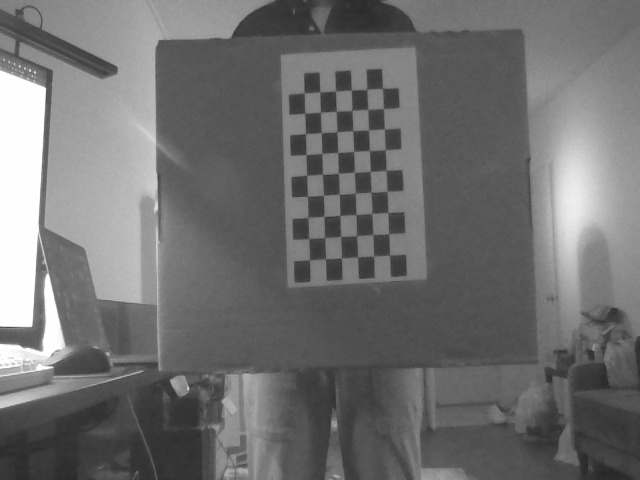
//> input picture zcyd/photots/0L.jpg, 640 x 480 px
$ ./parameters   (built with g++ and OpenCV 4)
//> lines starting //> are read from the running program, lines starting //| are printed output that depends on the picture
#include<stdio.h>
#include<stdlib.h>
#include<string.h>
#include<string>
#include<iostream>
#include<opencv2/opencv.hpp>
#include<opencv2/imgproc.hpp>
#include<opencv2/core/core.hpp>
#include<opencv2/highgui/highgui.hpp>
#include<opencv2/calib3d.hpp>
#include<opencv2/imgcodecs.hpp>
#include<sys/time.h>

using namespace cv;
using namespace std;

int SWS = 5;
int PFS = 5;
int preFiltCap = 29;
int minDisp = -25;
int numOfDisp = 128;
int TxtrThrshld = 100;
int unicRatio = 10;
int SpcklRng = 15;
int SpklWinSze = 100;

string folder_name = "/home/lbx/cse520s/zcyd";
string calibration_data_folder = "";

Mat rgbImageL, grayImageL;
Mat rgbImageR, grayImageR;
Mat rectifyImageL, rectifyImageR;

Rect validROIL, validROIR;

Mat imgLeft, imgRight;
Mat mapLx, mapLy, mapRx, mapRy;
Mat Rl, Rr, Pl, Pr, Q;
Mat xyz;

// check
Mat cameraMatrixL = (Mat_<double>(3, 3) << 5.717662471089529e+02, 0, 3.599894403338598e+02,\
                                            0, 7.636306316305219e+02, 2.947943548027684e+02,\
                                            0, 0, 1);
Mat cameraMatrixR = (Mat_<double>(3, 3) << 5.679819209188780e+02, 0, 3.452859895943097e+02,\
                                            0, 7.609519703287510e+02, 2.895787685416111e+02,\
                                            0, 0, 1);
Mat distCoeffL = (Mat_<double>(5, 1) << -0.284128304263526, 0.603976907145943,\
                         0.002650751621832, 6.311318302912327e-04, \
                         0.00000);
Mat distCoeffR = (Mat_<double>(5, 1) << -0.236473331555064, 0.319212543138987,\
                         0.002170239381114, -0.002597546865672,\
                         0.00000);
Mat T = (Mat_<double>(3, 1) << -60.513327359166034, -0.037255253186699, -2.189518833850237);
Mat R = (Mat_<double>(3, 3) << 1, -0.001208891549226, -0.002628955911107,\
                              0.001199053991384, 1, -0.003740364031551,\
                              0.002633457325662, 0.003737196112728, 1);

long long getTimestamp() {
    const std::chrono::time_point<std::chrono::system_clock> now = std::chrono::system_clock::now();
    const std::chrono::microseconds epoch = std::chrono::duration_cast<std::chrono::microseconds>(now.time_since_epoch());
    return  epoch.count();
}

void loadParams()
{
    fprintf(stderr, "Loading params...\n");
    string filename = folder_name + "/para/3dmap_set.yml";
    FileStorage fs;
    if (fs.open(filename, FileStorage::READ))
    {
        fs["SWS"] >> SWS;
        fs["PFS"] >> PFS;
        fs["preFiltCap"] >> preFiltCap;
        fs["minDisp"] >> minDisp;
        fs["numOfDisp"] >> numOfDisp;
        fs["TxtrThrshld"] >> TxtrThrshld;
        fs["unicRatio"] >> unicRatio;
        fs["SpcklRng"] >> SpcklRng;
        fs["SpklWinSze"] >> SpklWinSze;
    }

    fprintf(stderr, "pfs = %d\n", PFS);

}

void saveParams()
{
    fprintf(stderr, "Saving params...\n");
    string filename = folder_name + "/para/3dmap_set.yml";
    FileStorage fs(filename, FileStorage::WRITE);
    fs << "SWS" << SWS << "PFS" << PFS << "preFiltCap" << preFiltCap << "minDisp" << minDisp << "numOfDisp" << numOfDisp
       << "TxtrThrshld" << TxtrThrshld << "unicRatio" << unicRatio  << "SpcklRng" << SpcklRng << "SpklWinSze" << SpklWinSze;
}

void stereo_depth_map(Mat left, Mat right)
{
    Ptr<StereoBM> bm = StereoBM::create(16,9);

    if (SWS < 5) SWS = 5;
    if (SWS %2 == 0) SWS += 1;
    if (SWS > left.rows) SWS = left.rows - 1;
    if (numOfDisp < 16) numOfDisp = 16;
    if (numOfDisp % 16 != 0) numOfDisp -= (numOfDisp %16);
    if (preFiltCap < 1) preFiltCap = 1;

    bm->setPreFilterCap(preFiltCap);
    bm->setBlockSize(SWS);
    bm->setMinDisparity(minDisp);
    bm->setNumDisparities(numOfDisp);
    bm->setTextureThreshold(TxtrThrshld);
    bm->setUniquenessRatio(unicRatio);
    bm->setSpeckleWindowSize(SpklWinSze);
    bm->setSpeckleRange(SpcklRng);
    bm->setDisp12MaxDiff(1);

    Mat disp, disp8, colored;
    bm->compute(left, right, disp);
    disp.convertTo(disp8, CV_8U);
    applyColorMap(disp8, colored, COLORMAP_JET);
    imshow("Image", colored);
}

void onTrackbar(int, void *)
{
    stereo_depth_map(rectifyImageL, rectifyImageR);
}

void onMinDisp(int, void *)
{
    minDisp -= 40;
    stereo_depth_map(rectifyImageL, rectifyImageR);
}

int main()
{
    string imageToDisp = "";
    int photo_width = 640;
    int photo_height = 480;
    int image_width = 320;
    int image_height = 240;

    Size imageSize(photo_width, photo_height);

    imgLeft = imread( "/home/lbx/cse520s/zcyd/photots/0L.jpg", IMREAD_GRAYSCALE );
//> imgLeft is the input picture: 480 rows x 640 cols, CV_8UC1; min 35, max 255, mean 111.7
    imgRight = imread( "/home/lbx/cse520s/zcyd/photots/0R.jpg", IMREAD_GRAYSCALE );
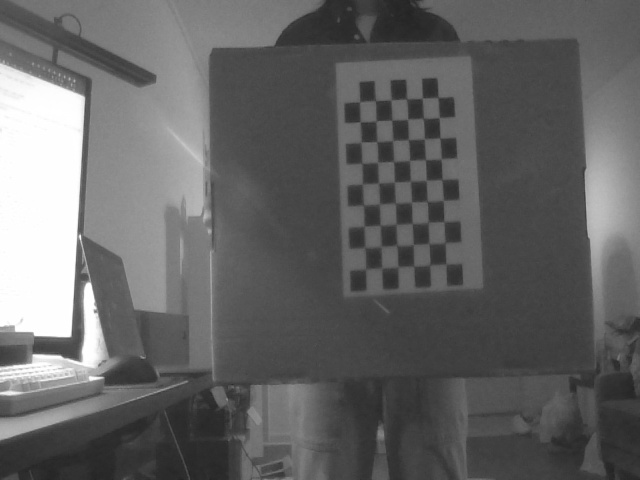
//> input picture zcyd/photots/0R.jpg, 640 x 480 px
//> imgRight is the input picture: 480 rows x 640 cols, CV_8UC1; min 35, max 255, mean 101
    imshow("Left Image", imgLeft);
    imshow("Right Image", imgRight);

    stereoRectify(cameraMatrixL, distCoeffL, cameraMatrixR, distCoeffR, imageSize,\
                     R, T, Rl, Rr, Pl, Pr, Q, CALIB_ZERO_DISPARITY, 0, imageSize, \
                     &validROIL, &validROIR);
    initUndistortRectifyMap(cameraMatrixL, distCoeffL, Rl, Pl, imageSize, CV_32FC1,\
                             mapLx, mapLy);
    initUndistortRectifyMap(cameraMatrixR, distCoeffR, Rr, Pr, imageSize, CV_32FC1,\
                            mapRx, mapRy);

    loadParams();

    cout << "Load Parameters done.\n";

    namedWindow("Image");
    moveWindow("Image", 50, 100);
    namedWindow("Left");
    moveWindow("Left", 450, 100);
    namedWindow("Right");
    moveWindow("Right", 850, 100);

    createTrackbar("SWS", "Image", &SWS, 255, onTrackbar);
    createTrackbar("PFS", "Image", &PFS, 255, onTrackbar);
    createTrackbar("PreFiltCap", "Image", &preFiltCap, 63, onTrackbar);
    createTrackbar("MinDISP", "Image", &minDisp, 100, onMinDisp);
    createTrackbar("NumOfDisp", "Image", &numOfDisp, 256, onTrackbar);
    createTrackbar("TxtrThrshld", "Image", &TxtrThrshld, 100, onTrackbar);
    createTrackbar("UnicRatio", "Image", &unicRatio, 100, onTrackbar);
    createTrackbar("SpcklRng", "Image", &SpcklRng, 40, onTrackbar);
    createTrackbar("SpklWinSze", "Image", &SpklWinSze, 300, onTrackbar);

    cout << "Creat Trackbar done.\n";

    long long prevTime = getTimestamp();
    float avgFps = 0.0;
    int frameNumber = 0;
    int prevFrameNumber = 0;

    //cvtColor(imgLeft, grayImageL, COLOR_RGB2GRAY);
    //cvtColor(imgRight, grayImageR, COLOR_RGB2GRAY);
    cout << "cvtColor done.\n";

    //remap(imgLeft, rectifyImageL, mapLx, mapLy, INTER_LINEAR);
    //remap(imgRight, rectifyImageR, mapRx, mapRy, INTER_LINEAR);
    rectifyImageL = imgLeft;
    rectifyImageR = imgRight;

    cout << "Remap done.\n";

    while (1)
    {
        stereo_depth_map(rectifyImageL, rectifyImageR);
//> in stereo_depth_map, `bm->compute(left, right, disp);`:
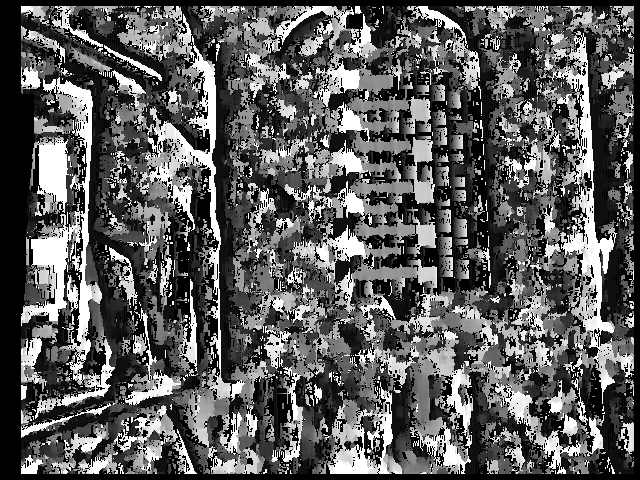
//> disp: 480 rows x 640 cols, CV_16SC1; min -16, max 240, mean 75.9; drawn with min black and max white
//> in stereo_depth_map, `applyColorMap(disp8, colored, COLORMAP_JET);`:
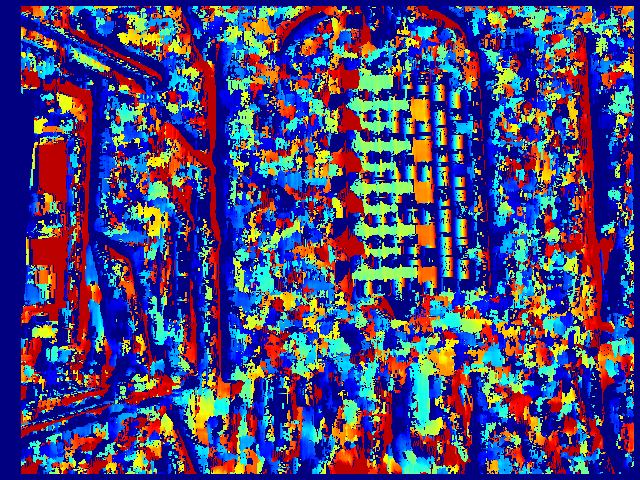
//> colored: 480 rows x 640 cols, CV_8UC3; mean B, G, R 122.6, 69, 72.8

        cv::imshow("Left", rectifyImageL);
        cv::imshow("Right", rectifyImageR);

        char k = waitKey(1);
//> in stereo_depth_map (call 3), `bm->compute(left, right, disp);`:
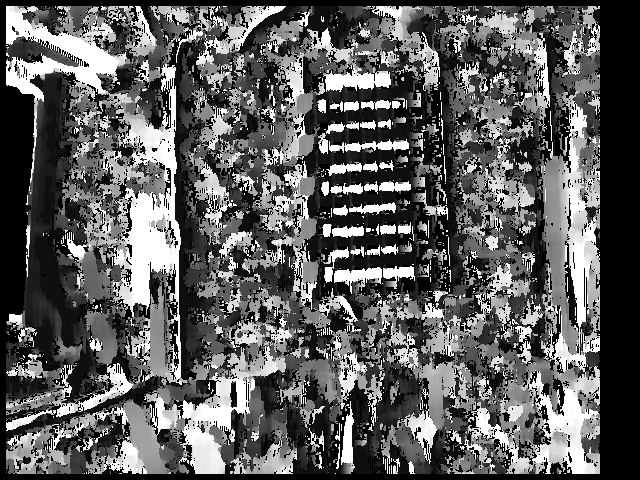
//> disp: 480 rows x 640 cols, CV_16SC1; min -656, max -400, mean -562; drawn with min black and max white
//> in stereo_depth_map (call 3), `disp.convertTo(disp8, CV_8U);`: disp8: 480 rows x 640 cols, CV_8UC1; every value is 0
//> in stereo_depth_map (call 3), `applyColorMap(disp8, colored, COLORMAP_JET);`:
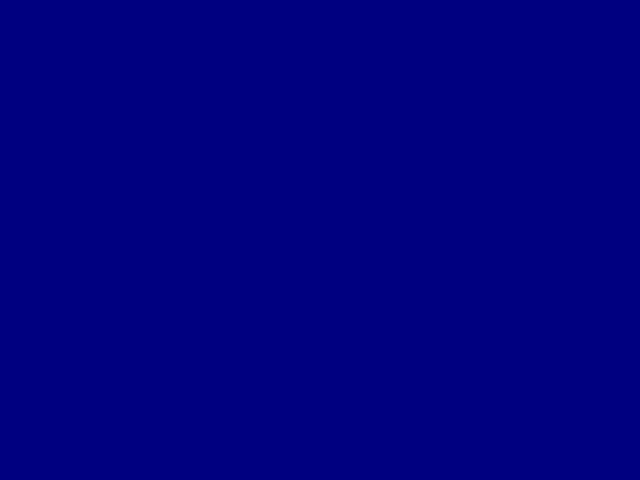
//> colored: 480 rows x 640 cols, CV_8UC3; mean B, G, R 128, 0, 0
//> the 'q' key is pressed
        if( k == 's' || k == 'S')
        {
            saveParams();
            break;
        } else if (k == 'q' || k == 'Q') {
            break;
        }
    }

    return 0;

}
